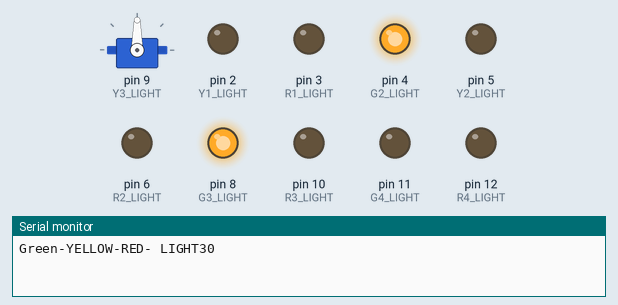
A sketch run on a simulated Arduino Uno, built with avr-gcc and run on an emulated ATmega328P. Shown: servo, output pins drawn as LEDs (lit = HIGH), the last lines printed to the serial monitor. Pins used as bus, display or sensor lines are not drawn.

Above: at 0.1 s.
At 0.6 s:
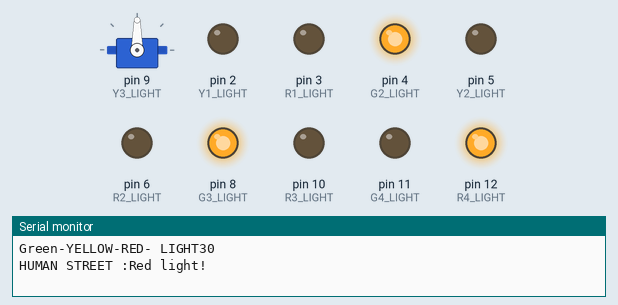
At 10.1 s:
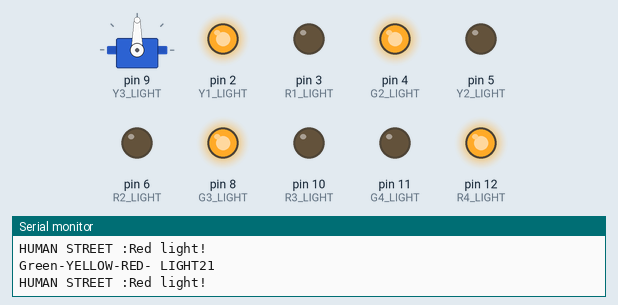
At 15.1 s:
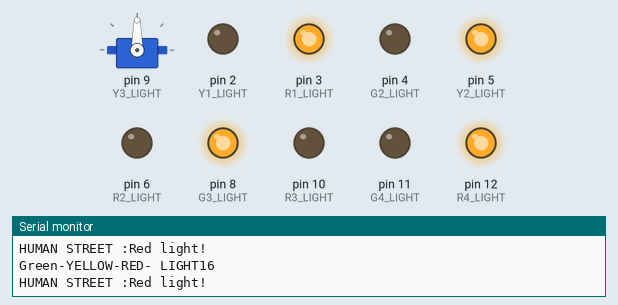
At 20.1 s:
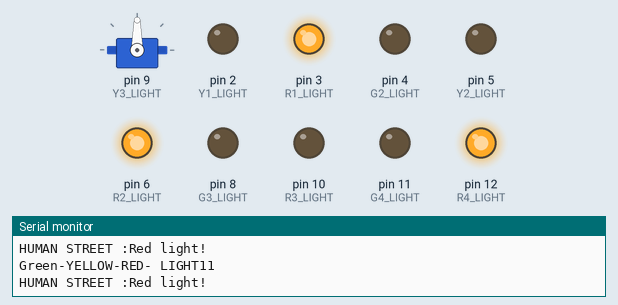
At 25.6 s:
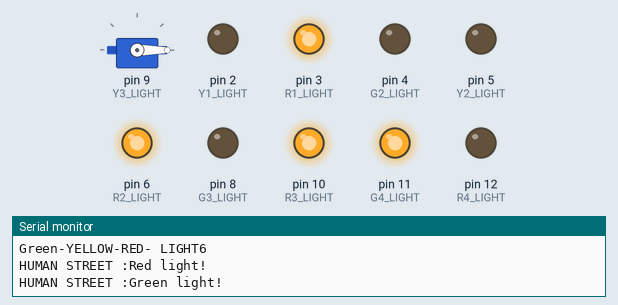
Timing chart, 0 to 27.1 s (numbered marks = the images above):
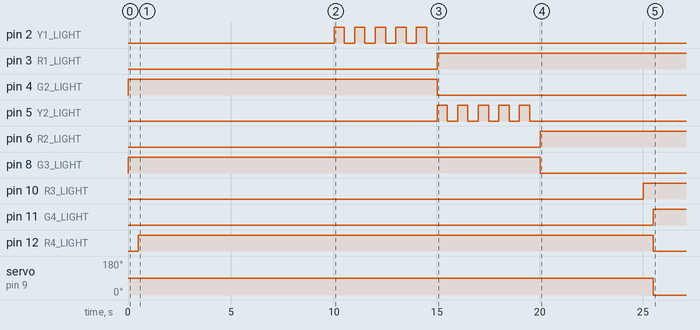

The sketch:

traffic_light2.ino
```cpp
#include <Servo.h>

Servo myservo;
/******************红绿灯******************/
unsigned int  G1_LIGHT = 1;//绿灯
unsigned int  Y1_LIGHT = 2;//黄灯
unsigned int  R1_LIGHT = 3;//红灯

unsigned int  G2_LIGHT = 4;//绿灯
unsigned int  Y2_LIGHT = 5;//黄灯
unsigned int  R2_LIGHT = 6;//红灯

unsigned int  G3_LIGHT = 8;//绿灯
unsigned int  Y3_LIGHT = 9;//黄灯
unsigned int  R3_LIGHT = 10;//红灯

unsigned int  G4_LIGHT = 11;//绿灯
//unsigned int  Y4_LIGHT = 8;//黄灯人行道红绿灯
unsigned int  R4_LIGHT = 12;//红灯

/******************延时时间******************/
unsigned int  G_Time = 20;//绿灯倒计时“20”秒
unsigned int  Y_Time = 5;
unsigned int  R_Time = 10;

//unsigned int  count = 30;//计数变量初始化为 0


/******************函数声明******************/
void RYG_light ();


void setup() {

  Serial.begin(9600);

  pinMode(R1_LIGHT,OUTPUT);//输出模式
  pinMode(Y1_LIGHT,OUTPUT);
  pinMode(G1_LIGHT,OUTPUT);

  pinMode(R2_LIGHT,OUTPUT);//输出模式
  pinMode(Y2_LIGHT,OUTPUT);
  pinMode(G2_LIGHT,OUTPUT);

  pinMode(R3_LIGHT,OUTPUT);//输出模式
  pinMode(Y3_LIGHT,OUTPUT);
  pinMode(G3_LIGHT,OUTPUT);

  pinMode(R4_LIGHT,OUTPUT);//输出模式人行道12
  //pinMode(Y4_LIGHT,OUTPUT);
  pinMode(G4_LIGHT,OUTPUT); //11

  for(int i=0;i > 0; i++)
  {
    digitalWrite(i,LOW);
  }

   myservo.attach(9);//Servo PIN

}

void loop() {


    RYG_light ();


}

void RYG_light ()
  {

//    R_random = random(0, 1);//随机数
//    Y_random = random(0, 1);
//    G_random = random(0, 1);
//

//     digitalWrite((random(1,3)),HIGH);//1
//     digitalWrite((random(0, 1)),HIGH);//1
//
     for(int count = 30 ;count > -15 && count <= 30;count--)//car time : 0-30      human time :-15 - 0
    {

          if(20 < count && count <= 30)
          {

          digitalWrite(G1_LIGHT,HIGH);//
          digitalWrite(Y1_LIGHT,LOW);
          digitalWrite(R1_LIGHT,LOW);

          digitalWrite(G2_LIGHT,HIGH);
          digitalWrite(Y2_LIGHT,LOW);//
          digitalWrite(R2_LIGHT,LOW);

          digitalWrite(G3_LIGHT,HIGH);
          digitalWrite(Y3_LIGHT,LOW);
          digitalWrite(R3_LIGHT,LOW);//

          Serial.print("Green-YELLOW-RED- LIGHT");
          Serial.println(count);

          delay(500);//
      }

       if(15 < count && count <= 20)
          {

          digitalWrite(G2_LIGHT,HIGH);
          digitalWrite(Y2_LIGHT,LOW);//
          digitalWrite(R2_LIGHT,LOW);

          digitalWrite(G3_LIGHT,HIGH);
          digitalWrite(Y3_LIGHT,LOW);
          digitalWrite(R3_LIGHT,LOW);//

          digitalWrite(G1_LIGHT,LOW);
          digitalWrite(Y1_LIGHT,HIGH);//********11111111
          digitalWrite(R1_LIGHT,LOW);

          delay(500);//

          digitalWrite(G1_LIGHT,LOW);
          digitalWrite(Y1_LIGHT,LOW);//*********1111111111
          digitalWrite(R1_LIGHT,LOW);

          Serial.print("Green-YELLOW-RED- LIGHT");
          Serial.println(count);

          //delay(500);//
      }

       if(10 < count && count <= 15)
          {

          digitalWrite(G1_LIGHT,LOW);
          digitalWrite(Y1_LIGHT,LOW);
          digitalWrite(R1_LIGHT,HIGH); //


          digitalWrite(G3_LIGHT,HIGH);
          digitalWrite(Y3_LIGHT,LOW);
          digitalWrite(R3_LIGHT,LOW);//

           digitalWrite(G2_LIGHT,LOW);
          digitalWrite(Y2_LIGHT,HIGH);//*******2222222
          digitalWrite(R2_LIGHT,LOW);

          delay(500);//

          digitalWrite(G2_LIGHT,LOW);
          digitalWrite(Y2_LIGHT,LOW);//******22222222
          digitalWrite(R2_LIGHT,LOW);

          Serial.print("Green-YELLOW-RED- LIGHT");
          Serial.println(count);

          //delay(500);//
      }

      if(5 < count && count <= 10)
          {

          digitalWrite(G1_LIGHT,LOW);
          digitalWrite(Y1_LIGHT,LOW);
          digitalWrite(R1_LIGHT,HIGH); //

          digitalWrite(G2_LIGHT,LOW);
          digitalWrite(Y2_LIGHT,LOW);//
          digitalWrite(R2_LIGHT,HIGH);


          digitalWrite(G3_LIGHT,LOW);
          digitalWrite(Y3_LIGHT,HIGH);//33333333333333
          digitalWrite(R3_LIGHT,LOW);


          delay(500);//

          digitalWrite(G3_LIGHT,LOW);
          digitalWrite(Y3_LIGHT,LOW);//333333333
          digitalWrite(R3_LIGHT,LOW);

          Serial.print("Green-YELLOW-RED- LIGHT");
          Serial.println(count);

          //delay(500);//
      }

      if(count <= 5)
          {

          digitalWrite(G1_LIGHT,LOW);
          digitalWrite(Y1_LIGHT,LOW);
          digitalWrite(R1_LIGHT,HIGH); //

          digitalWrite(G2_LIGHT,LOW);
          digitalWrite(Y2_LIGHT,LOW);//
          digitalWrite(R2_LIGHT,HIGH);


          digitalWrite(G3_LIGHT,LOW);
          digitalWrite(Y3_LIGHT,LOW);//
          digitalWrite(R3_LIGHT,HIGH);


          delay(500);//
      }
        if(digitalRead(R3_LIGHT) == HIGH && digitalRead(R2_LIGHT) == HIGH && digitalRead(R1_LIGHT) == HIGH)
        {
          Serial.println("HUMAN STREET :Green light!\n");

          digitalWrite(G4_LIGHT,HIGH);
          digitalWrite(R4_LIGHT,LOW);

          myservo.write(0); //Servo  0


        }

        else
        {

          Serial.println("HUMAN STREET :Red light!\n");

          digitalWrite(G4_LIGHT,LOW);
          digitalWrite(R4_LIGHT,HIGH);

          myservo.write(90); //Servo  90

        }


          delay(500);//
    }


  }
```

Measured:
- by itself, pin 2 (Y1_LIGHT): LOW → HIGH at 10.0 s, → LOW 0.50 s later, → HIGH 0.50 s later, → LOW 0.50 s later, … (10 changes in this stretch)
- by itself, pin 3 (R1_LIGHT): LOW → HIGH at 15.0 s
- by itself, pin 4 (G2_LIGHT): LOW → HIGH at 0.00 s, → LOW 15.0 s later
- by itself, pin 5 (Y2_LIGHT): LOW → HIGH at 15.0 s, → LOW 0.50 s later, → HIGH 0.50 s later, → LOW 0.50 s later, … (10 changes in this stretch)
- by itself, pin 6 (R2_LIGHT): LOW → HIGH at 20.0 s
- by itself, pin 8 (G3_LIGHT): LOW → HIGH at 0.00 s, → LOW 20.0 s later
- by itself, pin 10 (R3_LIGHT): LOW → HIGH at 25.0 s
- by itself, pin 11 (G4_LIGHT): LOW → HIGH at 25.5 s
